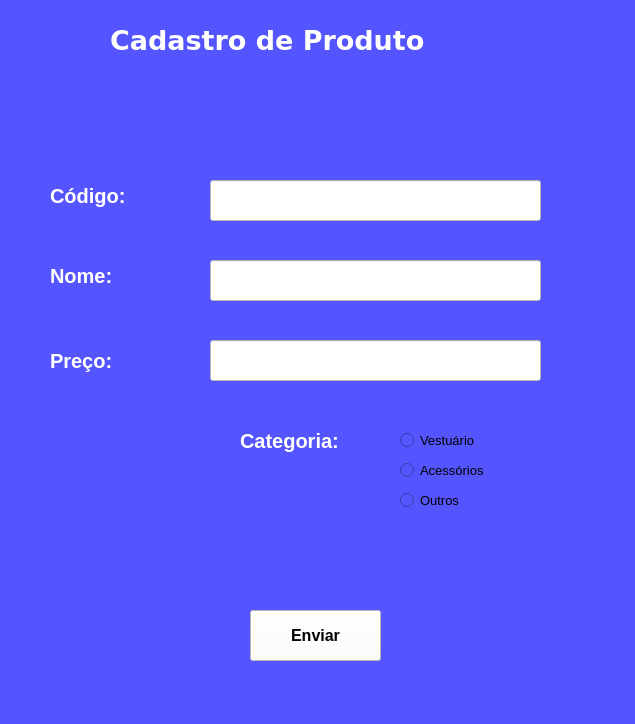
<?xml version="1.0" encoding="UTF-8"?>
<ui version="4.0">
 <class>MainWindow</class>
 <widget class="QMainWindow" name="MainWindow">
  <property name="geometry">
   <rect>
    <x>0</x>
    <y>0</y>
    <width>635</width>
    <height>724</height>
   </rect>
  </property>
  <property name="windowTitle">
   <string>MainWindow</string>
  </property>
  <property name="styleSheet">
   <string notr="true">background-color: rgb(85, 170, 255);
background-color: rgb(85, 85, 255);</string>
  </property>
  <widget class="QWidget" name="centralwidget">
   <widget class="QLabel" name="label">
    <property name="geometry">
     <rect>
      <x>110</x>
      <y>0</y>
      <width>401</width>
      <height>81</height>
     </rect>
    </property>
    <property name="font">
     <font>
      <family>Verdana</family>
      <pointsize>20</pointsize>
      <weight>75</weight>
      <bold>true</bold>
     </font>
    </property>
    <property name="focusPolicy">
     <enum>Qt::NoFocus</enum>
    </property>
    <property name="autoFillBackground">
     <bool>false</bool>
    </property>
    <property name="styleSheet">
     <string notr="true">color: rgb(255, 255, 255);</string>
    </property>
    <property name="text">
     <string>Cadastro de Produto</string>
    </property>
    <property name="scaledContents">
     <bool>false</bool>
    </property>
   </widget>
   <widget class="QLabel" name="label_2">
    <property name="geometry">
     <rect>
      <x>50</x>
      <y>180</y>
      <width>101</width>
      <height>31</height>
     </rect>
    </property>
    <property name="font">
     <font>
      <pointsize>15</pointsize>
      <weight>75</weight>
      <bold>true</bold>
     </font>
    </property>
    <property name="styleSheet">
     <string notr="true">color: rgb(255, 255, 255);</string>
    </property>
    <property name="text">
     <string>Código:</string>
    </property>
   </widget>
   <widget class="QLabel" name="label_3">
    <property name="geometry">
     <rect>
      <x>50</x>
      <y>250</y>
      <width>131</width>
      <height>51</height>
     </rect>
    </property>
    <property name="font">
     <font>
      <pointsize>15</pointsize>
      <weight>75</weight>
      <bold>true</bold>
     </font>
    </property>
    <property name="styleSheet">
     <string notr="true">color: rgb(255, 255, 255);</string>
    </property>
    <property name="text">
     <string>Nome:</string>
    </property>
   </widget>
   <widget class="QLabel" name="label_4">
    <property name="geometry">
     <rect>
      <x>50</x>
      <y>340</y>
      <width>91</width>
      <height>41</height>
     </rect>
    </property>
    <property name="font">
     <font>
      <pointsize>15</pointsize>
      <weight>75</weight>
      <bold>true</bold>
     </font>
    </property>
    <property name="styleSheet">
     <string notr="true">color: rgb(255, 255, 255);</string>
    </property>
    <property name="text">
     <string>Preço:</string>
    </property>
   </widget>
   <widget class="QLineEdit" name="lineEdit">
    <property name="geometry">
     <rect>
      <x>210</x>
      <y>180</y>
      <width>331</width>
      <height>41</height>
     </rect>
    </property>
    <property name="styleSheet">
     <string notr="true">background-color: rgb(255, 255, 255);</string>
    </property>
   </widget>
   <widget class="QLineEdit" name="lineEdit_2">
    <property name="geometry">
     <rect>
      <x>210</x>
      <y>260</y>
      <width>331</width>
      <height>41</height>
     </rect>
    </property>
    <property name="styleSheet">
     <string notr="true">background-color: rgb(255, 255, 255);</string>
    </property>
   </widget>
   <widget class="QLineEdit" name="lineEdit_3">
    <property name="geometry">
     <rect>
      <x>210</x>
      <y>340</y>
      <width>331</width>
      <height>41</height>
     </rect>
    </property>
    <property name="styleSheet">
     <string notr="true">background-color: rgb(255, 255, 255);</string>
    </property>
    <property name="text">
     <string/>
    </property>
   </widget>
   <widget class="QRadioButton" name="radioButton">
    <property name="geometry">
     <rect>
      <x>400</x>
      <y>430</y>
      <width>131</width>
      <height>20</height>
     </rect>
    </property>
    <property name="font">
     <font>
      <pointsize>10</pointsize>
     </font>
    </property>
    <property name="text">
     <string>Vestuário</string>
    </property>
   </widget>
   <widget class="QRadioButton" name="radioButton_2">
    <property name="geometry">
     <rect>
      <x>400</x>
      <y>460</y>
      <width>101</width>
      <height>20</height>
     </rect>
    </property>
    <property name="font">
     <font>
      <pointsize>10</pointsize>
     </font>
    </property>
    <property name="text">
     <string>Acessórios</string>
    </property>
   </widget>
   <widget class="QRadioButton" name="radioButton_3">
    <property name="geometry">
     <rect>
      <x>400</x>
      <y>490</y>
      <width>111</width>
      <height>20</height>
     </rect>
    </property>
    <property name="font">
     <font>
      <pointsize>10</pointsize>
     </font>
    </property>
    <property name="text">
     <string>Outros</string>
    </property>
   </widget>
   <widget class="QLabel" name="label_5">
    <property name="geometry">
     <rect>
      <x>240</x>
      <y>420</y>
      <width>141</width>
      <height>41</height>
     </rect>
    </property>
    <property name="font">
     <font>
      <pointsize>15</pointsize>
      <weight>75</weight>
      <bold>true</bold>
     </font>
    </property>
    <property name="styleSheet">
     <string notr="true">color: rgb(255, 255, 255);</string>
    </property>
    <property name="text">
     <string>Categoria:</string>
    </property>
   </widget>
   <widget class="QPushButton" name="pushButton">
    <property name="geometry">
     <rect>
      <x>250</x>
      <y>610</y>
      <width>131</width>
      <height>51</height>
     </rect>
    </property>
    <property name="font">
     <font>
      <pointsize>12</pointsize>
      <weight>75</weight>
      <bold>true</bold>
     </font>
    </property>
    <property name="styleSheet">
     <string notr="true">background-color: rgb(255, 255, 255);</string>
    </property>
    <property name="text">
     <string>Enviar</string>
    </property>
    <property name="autoDefault">
     <bool>false</bool>
    </property>
    <property name="default">
     <bool>false</bool>
    </property>
    <property name="flat">
     <bool>false</bool>
    </property>
   </widget>
  </widget>
  <widget class="QMenuBar" name="menubar">
   <property name="geometry">
    <rect>
     <x>0</x>
     <y>0</y>
     <width>635</width>
     <height>26</height>
    </rect>
   </property>
  </widget>
  <widget class="QStatusBar" name="statusbar"/>
 </widget>
 <resources/>
 <connections/>
</ui>
